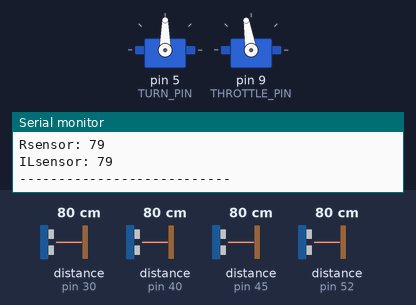
Bench run of a sketch on a simulated Arduino Mega 2560, built with avr-gcc and run on an emulated ATmega2560. On the bench: 2 × servo, the last lines printed to the serial monitor. Wiring (inferred from the names in the program): 4 × ultrasonic range finder: trigger pin 31, echo pin 30 / trigger pin 41, echo pin 40 / trigger pin 44, echo pin 45 / trigger pin 53, echo pin 52. Inputs (shaded band) come from the test bench; at power-on: distance to the obstacle (sensors on pin 30, pin 40, pin 45, pin 52) 80 cm. The echo pulse lasts 58.3 µs per cm.

Above: at 7.2 s.
7.3 s: distance to the obstacle (sensor on pin 30) set to 6 cm
12.4 s: distance to the obstacle (sensor on pin 30) set to 3 cm
At 16.3 s:
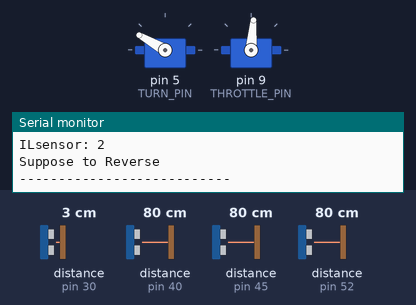
17.5 s: distance to the obstacle (sensor on pin 40) set to 64 cm
21.4 s: distance to the obstacle (sensor on pin 40) set to 57 cm
At 26.2 s:
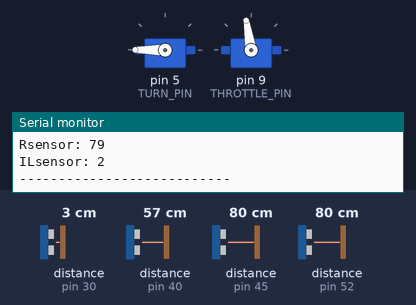
26.5 s: distance to the obstacle (sensor on pin 30) set to 55 cm
29.5 s: distance to the obstacle (sensor on pin 30) set to 63 cm
At 32.0 s:
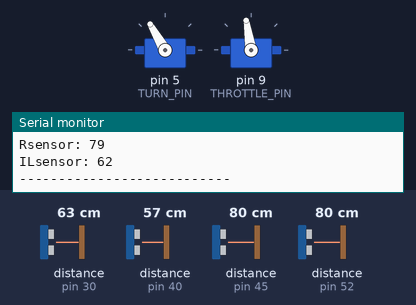
Timing chart, 0 to 33.5 s (numbered marks = the images above; inputs shaded):
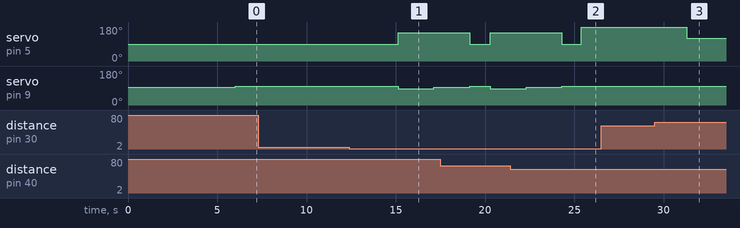

The sketch:

UltraSensorCar.ino
```cpp
#include <Servo.h>

#define TRIG_PINL 41
#define ECHO_PINL 40

#define TRIG_PINR 53
#define ECHO_PINR 52

#define TRIG_PINIL 31
#define ECHO_PINIL 30

#define TRIG_PINIR 44
#define ECHO_PINIR 45

#define TURN_PIN 5
#define THROTTLE_PIN 9

Servo turn;
Servo throttle;

long duration = 0;
int dist = 0;
int closeObject = 60;
int i = 0;


long distanceL = 0;
long distanceR = 0;
long distanceIL = 0;
long distanceIR = 0;

void setup() {
   Serial.begin(9600);
   turn.attach(TURN_PIN);
   throttle.attach(THROTTLE_PIN);
   throttle.writeMicroseconds(1500);

   Serial.print("Starting Test in: ");

   for(int i = 5; i >= 0; i--)
   {
    Serial.println(i);
    delay(1000);
   }

   throttle.writeMicroseconds(1560); //The neutral rest position.
   turn.write(90);


  pinMode(TRIG_PINL, OUTPUT);
  pinMode(ECHO_PINL, INPUT);
  pinMode(TRIG_PINR, OUTPUT);
  pinMode(ECHO_PINR, INPUT);
  pinMode(TRIG_PINIL, OUTPUT);
  pinMode(ECHO_PINIL, INPUT);
  pinMode(TRIG_PINIR, OUTPUT);
  pinMode(ECHO_PINIR, INPUT);

}

void loop() {
  distanceL = distance(TRIG_PINL, ECHO_PINL);
  distanceR = distance(TRIG_PINR, ECHO_PINR);
  distanceIR = distance(TRIG_PINIR, ECHO_PINIR);
  distanceIL = distance(TRIG_PINIL, ECHO_PINIL);

  //For Debugging
  Serial.print("------------------------------- \n\r");
  Serial.print("Time Elapsed: "); Serial.println(i);
  Serial.print("\n\r\n\r");
  Serial.print("Lsensor: "); Serial.println(distanceL);
  Serial.print("IRsensor: "); Serial.println(distanceIR);
  Serial.print("Rsensor: "); Serial.println(distanceR);
  Serial.print("ILsensor: "); Serial.println(distanceIL);
  Serial.print("\n\r");
  Serial.print("---------------------------");

  ++i;
  delay(1000);

  if (distanceL <= closeObject && distanceIR >= closeObject && distanceIL >= closeObject)
  {
    turn.write(120);
    Serial.print("------------------------------- \n\r");
  Serial.print("\n\r\n\r");
  Serial.print("Lsensor: "); Serial.println(distanceL);
  Serial.print("IRsensor: "); Serial.println(distanceIR);
  Serial.print("Rsensor: "); Serial.println(distanceR);
  Serial.print("ILsensor: "); Serial.println(distanceIL);
  Serial.print("\n\r");
    Serial.println("Suppose to turn 120");
    Serial.print("\n\r---------------------------");
    delay(300);
  }

  else if (distanceL <= closeObject && distanceIR <= closeObject && distanceIL >= closeObject)
  {
    turn.write(150);
    Serial.print("------------------------------- \n\r");
  Serial.print("\n\r\n\r");
  Serial.print("Lsensor: "); Serial.println(distanceL);
  Serial.print("IRsensor: "); Serial.println(distanceIR);
  Serial.print("Rsensor: "); Serial.println(distanceR);
  Serial.print("ILsensor: "); Serial.println(distanceIL);
  Serial.print("\n\r");
    Serial.println("Suppose to turn 150");
    Serial.print("\n\r---------------------------");
    delay(300);
  }

  else if ((distanceL <= closeObject && distanceIR <= closeObject && distanceIL <= closeObject) || (distanceL <= closeObject && distanceIL <= closeObject))
  {
    turn.write(180);
    Serial.print("------------------------------- \n\r");
  Serial.print("\n\r\n\r");
  Serial.print("Lsensor: "); Serial.println(distanceL);
  Serial.print("IRsensor: "); Serial.println(distanceIR);
  Serial.print("Rsensor: "); Serial.println(distanceR);
  Serial.print("ILsensor: "); Serial.println(distanceIL);
  Serial.print("\n\r");
    Serial.println("Suppose to turn 180");
    Serial.print("\n\r---------------------------");
    delay(300);
  }

  else if (distanceR <= closeObject && distanceIL >= closeObject && distanceIR >= closeObject)
  {
    turn.write(60);
    Serial.print("------------------------------- \n\r");
  Serial.print("\n\r\n\r");
  Serial.print("Lsensor: "); Serial.println(distanceL);
  Serial.print("IRsensor: "); Serial.println(distanceIR);
  Serial.print("Rsensor: "); Serial.println(distanceR);
  Serial.print("ILsensor: "); Serial.println(distanceIL);
  Serial.print("\n\r");
    Serial.println("Suppose to turn 60");
    Serial.print("\n\r---------------------------");
    delay(300);
  }

  else if (distanceR <= closeObject && distanceIL <= closeObject && distanceIR >= closeObject && distanceL >= closeObject)
  {
    turn.write(30);
    Serial.print("------------------------------- \n\r");
  Serial.print("\n\r\n\r");
  Serial.print("Lsensor: "); Serial.println(distanceL);
  Serial.print("IRsensor: "); Serial.println(distanceIR);
  Serial.print("Rsensor: "); Serial.println(distanceR);
  Serial.print("ILsensor: "); Serial.println(distanceIL);
  Serial.print("\n\r");
    Serial.println("Suppose to turn 30");
    Serial.print("\n\r---------------------------");
    delay(300);
  }

  else if ((distanceR <= closeObject && distanceIR <= closeObject && distanceIL <= closeObject) || (distanceR <= closeObject && distanceIR <= closeObject))
  {
    turn.write(0);
    Serial.print("------------------------------- \n\r");
  Serial.print("\n\r\n\r");
  Serial.print("Lsensor: "); Serial.println(distanceL);
  Serial.print("IRsensor: "); Serial.println(distanceIR);
  Serial.print("Rsensor: "); Serial.println(distanceR);
  Serial.print("ILsensor: "); Serial.println(distanceIL);
  Serial.print("\n\r");
    Serial.println("Suppose to turn 0");
    Serial.print("\n\r---------------------------");
    delay(300);
  }

  else if (distanceIL <= closeObject && distanceIR <= closeObject )
  {
    turn.write(180);
    Serial.print("------------------------------- \n\r");
  Serial.print("\n\r\n\r");
  Serial.print("Lsensor: "); Serial.println(distanceL);
  Serial.print("IRsensor: "); Serial.println(distanceIR);
  Serial.print("Rsensor: "); Serial.println(distanceR);
  Serial.print("ILsensor: "); Serial.println(distanceIL);
  Serial.print("\n\r");
    Serial.println("Suppose to turn 180");
    Serial.print("\n\r---------------------------");
    delay(300);
  }

  else if ((distanceR <= closeObject && distanceIR <= closeObject && distanceIL <= closeObject && distanceL <= closeObject) || (distanceR <= closeObject && distanceL <= closeObject && distanceIL >= closeObject && distanceIR >= closeObject) || (distanceIR <= closeObject && distanceIL <= closeObject && distanceL >= closeObject && distanceR >= closeObject) ||
  (distanceR <= 3 || distanceIR <= 3 || distanceIL <= 3 || distanceL <= 3))
  {
    Serial.print("------------------------------- \n\r");
  Serial.print("\n\r\n\r");
  Serial.print("Lsensor: "); Serial.println(distanceL);
  Serial.print("IRsensor: "); Serial.println(distanceIR);
  Serial.print("Rsensor: "); Serial.println(distanceR);
  Serial.print("ILsensor: "); Serial.println(distanceIL);
  Serial.print("\n\r");

    Serial.println("Suppose to Reverse");
    Serial.print("\n\r---------------------------");
    turn.write(150);
    throttle.writeMicroseconds(1420);
    delay(2000);
    throttle.writeMicroseconds(1500);
    delay(2000);
    turn.write(90);
    throttle.writeMicroseconds(1560);
  }

  else
  {
    turn.write(90);
    throttle.writeMicroseconds(1560);
    delay(500);
  }

}


int distance(const int& t, const int& e)
{
  digitalWrite(t, LOW);
  delayMicroseconds(2);

  digitalWrite(t, HIGH);
  delayMicroseconds(10);

  digitalWrite(t, LOW);
  duration = pulseIn(e, HIGH);
  dist = duration * 0.034/2;

  return dist;
  delayMicroseconds(2);
}
```

Measured:
- the behaviour switches between 5 and 4 cm on distance to the obstacle (sensor on pin 30) (found by bisection; images 0 and 1)
- the behaviour switches between 62 and 61 cm on distance to the obstacle (sensor on pin 40) (found by bisection; images 1 and 2)
- the behaviour switches between 60 and 61 cm on distance to the obstacle (sensor on pin 30) (found by bisection; images 2 and 3)
- after the input at 12.4 s, servo on pin 5 (TURN_PIN): 90° → 150° after 2.7 s; servo on pin 9 (THROTTLE_PIN): 99° → 85° after 2.7 s, → 93° 2.0 s later
- after the input at 21.4 s, servo on pin 9 (THROTTLE_PIN): goes on until 24.3 s, then stays 99°
- after the input at 29.5 s, servo on pin 5 (TURN_PIN): 180° → 120° after 1.8 s
